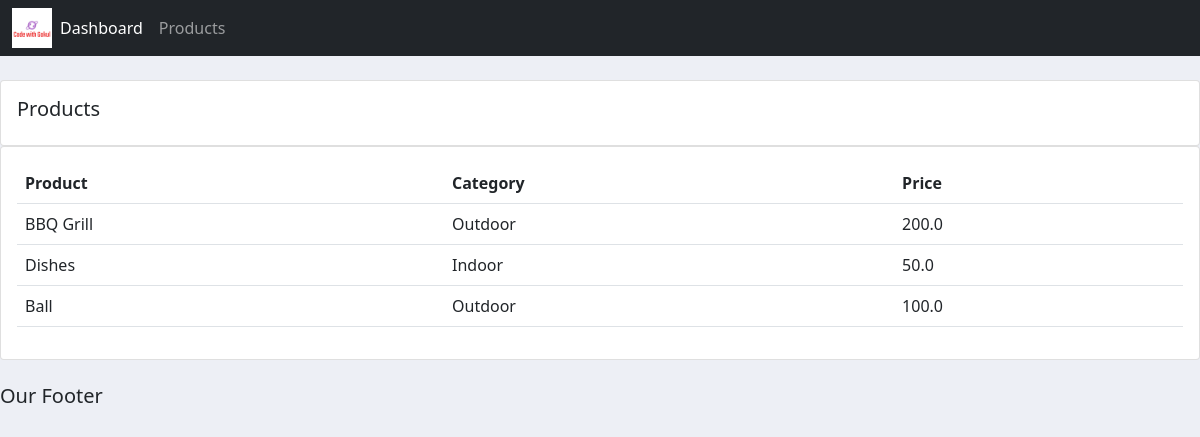
Screenshot of /products/ with the database file from the repository.
### accounts/models.py (models this page shows, shortened)
class Product(models.Model):
    CATEGORY = [
        ('Indoor', 'Indoor'),
        ('Outdoor', 'Outdoor')
    ]
    name = models.CharField(max_length=200, null=True)
    price = models.FloatField(null=True)
    category = models.CharField(max_length=200, null=True, choices=CATEGORY)
    description = models.CharField(max_length=200, null=True)
    date_created = models.DateTimeField(auto_now_add=True, null=True)
    Tag = models.ManyToManyField(Tag)

### accounts/views.py (the view)
# urls.py: path('products/', views.products, name="products"),
def products(request):
    products = Product.objects.all()
    context = {
        'products': products
    }
    return render(request, 'accounts/products.html', context)

### accounts/templates/accounts/products.html
{% extends 'accounts/main.html' %}
{% block content %}
<br>
<div class="row">
    <div class="col-md">
        <div class="card card-body">
            <h5>Products</h5>
        </div>
        <div class="card card-body">
            <table class="table">
                <tr>
                    <th>Product</th>
                    <th>Category</th>
                    <th>Price</th>
                </tr>
                {% for i in products %}
                <tr>
                    <td>{{ i.name }}</td>
                    <td>{{ i.category }}</td>
                    <td>{{ i.price }}</td>
            </tr>
            {% endfor %}
            </table>
        </div>
    </div>
</div>
{% endblock content %}

### static/css/main.css (style rules this page uses)
body { background-color: #edeff5; }

### rows the page displays
Product: name "BBQ Grill", category "Outdoor", price "200.0"
Product: name "Dishes", category "Indoor", price "50.0"
Product: name "Ball", category "Outdoor", price "100.0"
